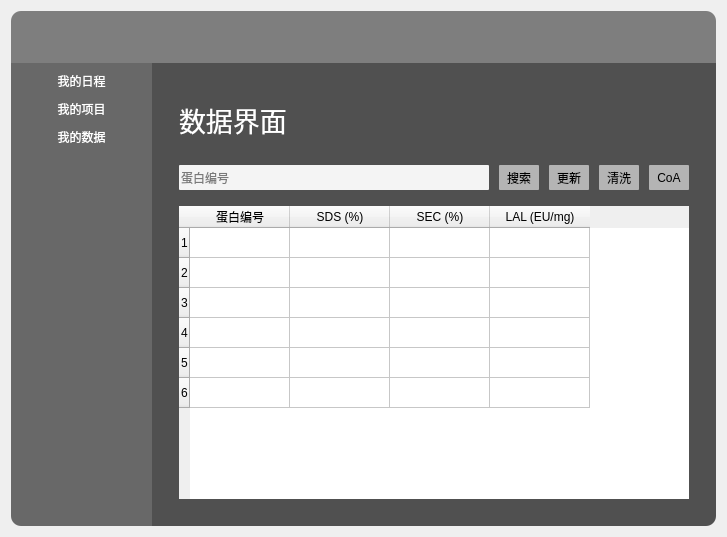
<?xml version="1.0" encoding="UTF-8"?>
<ui version="4.0">
 <class>Form</class>
 <widget class="QWidget" name="Form">
  <property name="geometry">
   <rect>
    <x>0</x>
    <y>0</y>
    <width>727</width>
    <height>537</height>
   </rect>
  </property>
  <property name="windowTitle">
   <string>Form</string>
  </property>
  <property name="styleSheet">
   <string notr="true">border: none</string>
  </property>
  <layout class="QHBoxLayout" name="horizontalLayout">
   <property name="spacing">
    <number>0</number>
   </property>
   <item>
    <widget class="QFrame" name="frame">
     <property name="styleSheet">
      <string notr="true">border: none;</string>
     </property>
     <property name="frameShape">
      <enum>QFrame::StyledPanel</enum>
     </property>
     <property name="frameShadow">
      <enum>QFrame::Raised</enum>
     </property>
     <layout class="QVBoxLayout" name="verticalLayout">
      <property name="spacing">
       <number>0</number>
      </property>
      <property name="leftMargin">
       <number>0</number>
      </property>
      <property name="topMargin">
       <number>0</number>
      </property>
      <property name="rightMargin">
       <number>0</number>
      </property>
      <property name="bottomMargin">
       <number>0</number>
      </property>
      <item>
       <widget class="QFrame" name="frame_2">
        <property name="sizePolicy">
         <sizepolicy hsizetype="Preferred" vsizetype="Expanding">
          <horstretch>0</horstretch>
          <verstretch>1</verstretch>
         </sizepolicy>
        </property>
        <property name="styleSheet">
         <string notr="true">#frame_2 {
	background-color: rgb(126, 126, 126);
	border-top-left-radius: 10px;
	border-top-right-radius: 10px;
}
QPushButton:hover {
	background-color: rgb(135, 135, 135)
}</string>
        </property>
        <property name="frameShape">
         <enum>QFrame::StyledPanel</enum>
        </property>
        <property name="frameShadow">
         <enum>QFrame::Raised</enum>
        </property>
        <layout class="QHBoxLayout" name="horizontalLayout_6">
         <property name="leftMargin">
          <number>0</number>
         </property>
         <property name="topMargin">
          <number>0</number>
         </property>
         <property name="rightMargin">
          <number>0</number>
         </property>
         <property name="bottomMargin">
          <number>0</number>
         </property>
         <item>
          <widget class="QFrame" name="frame_15">
           <property name="frameShape">
            <enum>QFrame::StyledPanel</enum>
           </property>
           <property name="frameShadow">
            <enum>QFrame::Raised</enum>
           </property>
           <layout class="QHBoxLayout" name="horizontalLayout_10">
            <item>
             <widget class="QLabel" name="label_4">
              <property name="sizePolicy">
               <sizepolicy hsizetype="Preferred" vsizetype="Preferred">
                <horstretch>0</horstretch>
                <verstretch>0</verstretch>
               </sizepolicy>
              </property>
              <property name="minimumSize">
               <size>
                <width>0</width>
                <height>0</height>
               </size>
              </property>
              <property name="maximumSize">
               <size>
                <width>45</width>
                <height>30</height>
               </size>
              </property>
              <property name="text">
               <string/>
              </property>
              <property name="pixmap">
               <pixmap>../resource/logo.png</pixmap>
              </property>
              <property name="scaledContents">
               <bool>true</bool>
              </property>
              <property name="alignment">
               <set>Qt::AlignBottom|Qt::AlignLeading|Qt::AlignLeft</set>
              </property>
             </widget>
            </item>
           </layout>
          </widget>
         </item>
         <item>
          <spacer name="horizontalSpacer">
           <property name="orientation">
            <enum>Qt::Horizontal</enum>
           </property>
           <property name="sizeHint" stdset="0">
            <size>
             <width>40</width>
             <height>20</height>
            </size>
           </property>
          </spacer>
         </item>
         <item>
          <widget class="QFrame" name="frame_14">
           <property name="frameShape">
            <enum>QFrame::StyledPanel</enum>
           </property>
           <property name="frameShadow">
            <enum>QFrame::Raised</enum>
           </property>
           <layout class="QVBoxLayout" name="verticalLayout_7">
            <property name="leftMargin">
             <number>0</number>
            </property>
            <property name="topMargin">
             <number>5</number>
            </property>
            <property name="rightMargin">
             <number>5</number>
            </property>
            <property name="bottomMargin">
             <number>0</number>
            </property>
            <item>
             <widget class="QFrame" name="frame_13">
              <property name="frameShape">
               <enum>QFrame::StyledPanel</enum>
              </property>
              <property name="frameShadow">
               <enum>QFrame::Raised</enum>
              </property>
              <layout class="QHBoxLayout" name="horizontalLayout_9">
               <property name="leftMargin">
                <number>0</number>
               </property>
               <property name="topMargin">
                <number>0</number>
               </property>
               <property name="rightMargin">
                <number>0</number>
               </property>
               <property name="bottomMargin">
                <number>0</number>
               </property>
               <item>
                <widget class="QPushButton" name="pushButton">
                 <property name="minimumSize">
                  <size>
                   <width>20</width>
                   <height>20</height>
                  </size>
                 </property>
                 <property name="text">
                  <string/>
                 </property>
                 <property name="icon">
                  <iconset>
                   <normaloff>../resource/Minimize-2.png</normaloff>../resource/Minimize-2.png</iconset>
                 </property>
                 <property name="iconSize">
                  <size>
                   <width>12</width>
                   <height>12</height>
                  </size>
                 </property>
                </widget>
               </item>
               <item>
                <widget class="QPushButton" name="pushButton_10">
                 <property name="minimumSize">
                  <size>
                   <width>20</width>
                   <height>20</height>
                  </size>
                 </property>
                 <property name="text">
                  <string/>
                 </property>
                 <property name="icon">
                  <iconset>
                   <normaloff>../resource/Maximize-1.png</normaloff>../resource/Maximize-1.png</iconset>
                 </property>
                 <property name="iconSize">
                  <size>
                   <width>12</width>
                   <height>12</height>
                  </size>
                 </property>
                </widget>
               </item>
               <item>
                <widget class="QPushButton" name="pushButton_2">
                 <property name="minimumSize">
                  <size>
                   <width>20</width>
                   <height>20</height>
                  </size>
                 </property>
                 <property name="styleSheet">
                  <string notr="true"/>
                 </property>
                 <property name="text">
                  <string/>
                 </property>
                 <property name="icon">
                  <iconset>
                   <normaloff>../resource/close.png</normaloff>../resource/close.png</iconset>
                 </property>
                 <property name="iconSize">
                  <size>
                   <width>12</width>
                   <height>12</height>
                  </size>
                 </property>
                </widget>
               </item>
              </layout>
             </widget>
            </item>
            <item>
             <spacer name="verticalSpacer_2">
              <property name="orientation">
               <enum>Qt::Vertical</enum>
              </property>
              <property name="sizeHint" stdset="0">
               <size>
                <width>20</width>
                <height>40</height>
               </size>
              </property>
             </spacer>
            </item>
           </layout>
          </widget>
         </item>
        </layout>
       </widget>
      </item>
      <item>
       <widget class="QFrame" name="frame_3">
        <property name="sizePolicy">
         <sizepolicy hsizetype="Preferred" vsizetype="Expanding">
          <horstretch>0</horstretch>
          <verstretch>9</verstretch>
         </sizepolicy>
        </property>
        <property name="frameShape">
         <enum>QFrame::StyledPanel</enum>
        </property>
        <property name="frameShadow">
         <enum>QFrame::Raised</enum>
        </property>
        <layout class="QHBoxLayout" name="horizontalLayout_2">
         <property name="spacing">
          <number>0</number>
         </property>
         <property name="leftMargin">
          <number>0</number>
         </property>
         <property name="topMargin">
          <number>0</number>
         </property>
         <property name="rightMargin">
          <number>0</number>
         </property>
         <property name="bottomMargin">
          <number>0</number>
         </property>
         <item>
          <widget class="QFrame" name="frame_4">
           <property name="sizePolicy">
            <sizepolicy hsizetype="Expanding" vsizetype="Preferred">
             <horstretch>2</horstretch>
             <verstretch>0</verstretch>
            </sizepolicy>
           </property>
           <property name="styleSheet">
            <string notr="true">background-color: rgb(104, 104, 104);
border-bottom-left-radius: 10px;</string>
           </property>
           <property name="frameShape">
            <enum>QFrame::StyledPanel</enum>
           </property>
           <property name="frameShadow">
            <enum>QFrame::Raised</enum>
           </property>
           <layout class="QVBoxLayout" name="verticalLayout_2">
            <property name="spacing">
             <number>10</number>
            </property>
            <property name="leftMargin">
             <number>20</number>
            </property>
            <property name="rightMargin">
             <number>20</number>
            </property>
            <item>
             <widget class="QPushButton" name="pushButton_3">
              <property name="styleSheet">
               <string notr="true">QPushButton {
	color: rgb(255, 255, 255);
	border-radius: 2px;
}
QPushButton:hover {
	background-color: rgb(184, 184, 184)
}</string>
              </property>
              <property name="text">
               <string>我的日程</string>
              </property>
             </widget>
            </item>
            <item>
             <widget class="QPushButton" name="pushButton_4">
              <property name="styleSheet">
               <string notr="true">QPushButton {
	color: rgb(255, 255, 255);
	border-radius: 2px;
}
QPushButton:hover {
	background-color: rgb(184, 184, 184)
}</string>
              </property>
              <property name="text">
               <string>我的项目</string>
              </property>
             </widget>
            </item>
            <item>
             <widget class="QPushButton" name="pushButton_5">
              <property name="styleSheet">
               <string notr="true">QPushButton {
	color: rgb(255, 255, 255);
	border-radius: 2px;
}
QPushButton:hover {
	background-color: rgb(184, 184, 184)
}</string>
              </property>
              <property name="text">
               <string>我的数据</string>
              </property>
             </widget>
            </item>
            <item>
             <spacer name="verticalSpacer">
              <property name="orientation">
               <enum>Qt::Vertical</enum>
              </property>
              <property name="sizeHint" stdset="0">
               <size>
                <width>20</width>
                <height>40</height>
               </size>
              </property>
             </spacer>
            </item>
           </layout>
          </widget>
         </item>
         <item>
          <widget class="QFrame" name="frame_5">
           <property name="sizePolicy">
            <sizepolicy hsizetype="Expanding" vsizetype="Preferred">
             <horstretch>8</horstretch>
             <verstretch>0</verstretch>
            </sizepolicy>
           </property>
           <property name="styleSheet">
            <string notr="true">QFrame#frame_5 {
	background-color: rgb(80, 80, 80);
	border-bottom-right-radius: 10px;
}</string>
           </property>
           <property name="frameShape">
            <enum>QFrame::StyledPanel</enum>
           </property>
           <property name="frameShadow">
            <enum>QFrame::Raised</enum>
           </property>
           <layout class="QVBoxLayout" name="verticalLayout_3">
            <item>
             <widget class="QStackedWidget" name="stackedWidget">
              <property name="currentIndex">
               <number>2</number>
              </property>
              <widget class="QWidget" name="page">
               <layout class="QVBoxLayout" name="verticalLayout_4">
                <item>
                 <widget class="QFrame" name="frame_6">
                  <property name="sizePolicy">
                   <sizepolicy hsizetype="Preferred" vsizetype="Expanding">
                    <horstretch>0</horstretch>
                    <verstretch>2</verstretch>
                   </sizepolicy>
                  </property>
                  <property name="frameShape">
                   <enum>QFrame::StyledPanel</enum>
                  </property>
                  <property name="frameShadow">
                   <enum>QFrame::Raised</enum>
                  </property>
                  <layout class="QHBoxLayout" name="horizontalLayout_3">
                   <item>
                    <widget class="QLabel" name="label">
                     <property name="styleSheet">
                      <string notr="true">color: rgb(255, 255, 255);
font-size: 20pt;</string>
                     </property>
                     <property name="text">
                      <string>日程界面</string>
                     </property>
                    </widget>
                   </item>
                  </layout>
                 </widget>
                </item>
                <item>
                 <widget class="QFrame" name="frame_7">
                  <property name="sizePolicy">
                   <sizepolicy hsizetype="Preferred" vsizetype="Expanding">
                    <horstretch>0</horstretch>
                    <verstretch>8</verstretch>
                   </sizepolicy>
                  </property>
                  <property name="frameShape">
                   <enum>QFrame::StyledPanel</enum>
                  </property>
                  <property name="frameShadow">
                   <enum>QFrame::Raised</enum>
                  </property>
                 </widget>
                </item>
               </layout>
              </widget>
              <widget class="QWidget" name="page_2">
               <layout class="QVBoxLayout" name="verticalLayout_5">
                <item>
                 <widget class="QFrame" name="frame_8">
                  <property name="sizePolicy">
                   <sizepolicy hsizetype="Preferred" vsizetype="Expanding">
                    <horstretch>0</horstretch>
                    <verstretch>2</verstretch>
                   </sizepolicy>
                  </property>
                  <property name="frameShape">
                   <enum>QFrame::StyledPanel</enum>
                  </property>
                  <property name="frameShadow">
                   <enum>QFrame::Raised</enum>
                  </property>
                  <layout class="QHBoxLayout" name="horizontalLayout_4">
                   <item>
                    <widget class="QLabel" name="label_2">
                     <property name="styleSheet">
                      <string notr="true">color: rgb(255, 255, 255);
font-size: 20pt;</string>
                     </property>
                     <property name="text">
                      <string>项目界面</string>
                     </property>
                    </widget>
                   </item>
                  </layout>
                 </widget>
                </item>
                <item>
                 <widget class="QFrame" name="frame_9">
                  <property name="sizePolicy">
                   <sizepolicy hsizetype="Preferred" vsizetype="Expanding">
                    <horstretch>0</horstretch>
                    <verstretch>8</verstretch>
                   </sizepolicy>
                  </property>
                  <property name="frameShape">
                   <enum>QFrame::StyledPanel</enum>
                  </property>
                  <property name="frameShadow">
                   <enum>QFrame::Raised</enum>
                  </property>
                 </widget>
                </item>
               </layout>
              </widget>
              <widget class="QWidget" name="page_3">
               <property name="styleSheet">
                <string notr="true">QPushButton {
	background-color: rgb(180, 180, 180);
	border-radius:1px;
}

QPushButton:hover {
	color: rgb(255, 255, 255);
	background-color: rgb(120, 120, 120);
}</string>
               </property>
               <layout class="QVBoxLayout" name="verticalLayout_6">
                <property name="spacing">
                 <number>0</number>
                </property>
                <item>
                 <widget class="QFrame" name="frame_10">
                  <property name="sizePolicy">
                   <sizepolicy hsizetype="Preferred" vsizetype="Expanding">
                    <horstretch>0</horstretch>
                    <verstretch>2</verstretch>
                   </sizepolicy>
                  </property>
                  <property name="frameShape">
                   <enum>QFrame::StyledPanel</enum>
                  </property>
                  <property name="frameShadow">
                   <enum>QFrame::Raised</enum>
                  </property>
                  <layout class="QHBoxLayout" name="horizontalLayout_5">
                   <item>
                    <widget class="QLabel" name="label_3">
                     <property name="styleSheet">
                      <string notr="true">color: rgb(255, 255, 255);
font-size: 20pt;</string>
                     </property>
                     <property name="text">
                      <string>数据界面</string>
                     </property>
                    </widget>
                   </item>
                  </layout>
                 </widget>
                </item>
                <item>
                 <widget class="QFrame" name="frame_12">
                  <property name="sizePolicy">
                   <sizepolicy hsizetype="Preferred" vsizetype="Expanding">
                    <horstretch>0</horstretch>
                    <verstretch>1</verstretch>
                   </sizepolicy>
                  </property>
                  <property name="frameShape">
                   <enum>QFrame::StyledPanel</enum>
                  </property>
                  <property name="frameShadow">
                   <enum>QFrame::Raised</enum>
                  </property>
                  <layout class="QHBoxLayout" name="horizontalLayout_8">
                   <property name="spacing">
                    <number>10</number>
                   </property>
                   <property name="topMargin">
                    <number>5</number>
                   </property>
                   <property name="bottomMargin">
                    <number>5</number>
                   </property>
                   <item>
                    <widget class="QLineEdit" name="lineEdit">
                     <property name="minimumSize">
                      <size>
                       <width>0</width>
                       <height>25</height>
                      </size>
                     </property>
                     <property name="styleSheet">
                      <string notr="true">background-color: rgb(244, 244, 244);
border-radius: 1px;</string>
                     </property>
                     <property name="placeholderText">
                      <string>蛋白编号</string>
                     </property>
                    </widget>
                   </item>
                   <item>
                    <widget class="QPushButton" name="pushButton_6">
                     <property name="minimumSize">
                      <size>
                       <width>40</width>
                       <height>25</height>
                      </size>
                     </property>
                     <property name="styleSheet">
                      <string notr="true"/>
                     </property>
                     <property name="text">
                      <string>搜索</string>
                     </property>
                    </widget>
                   </item>
                   <item>
                    <widget class="QPushButton" name="pushButton_7">
                     <property name="minimumSize">
                      <size>
                       <width>40</width>
                       <height>25</height>
                      </size>
                     </property>
                     <property name="text">
                      <string>更新</string>
                     </property>
                    </widget>
                   </item>
                   <item>
                    <widget class="QPushButton" name="pushButton_8">
                     <property name="minimumSize">
                      <size>
                       <width>40</width>
                       <height>25</height>
                      </size>
                     </property>
                     <property name="text">
                      <string>清洗</string>
                     </property>
                    </widget>
                   </item>
                   <item>
                    <widget class="QPushButton" name="pushButton_9">
                     <property name="minimumSize">
                      <size>
                       <width>40</width>
                       <height>25</height>
                      </size>
                     </property>
                     <property name="text">
                      <string>CoA</string>
                     </property>
                    </widget>
                   </item>
                  </layout>
                 </widget>
                </item>
                <item>
                 <widget class="QFrame" name="frame_11">
                  <property name="sizePolicy">
                   <sizepolicy hsizetype="Preferred" vsizetype="Expanding">
                    <horstretch>0</horstretch>
                    <verstretch>8</verstretch>
                   </sizepolicy>
                  </property>
                  <property name="frameShape">
                   <enum>QFrame::StyledPanel</enum>
                  </property>
                  <property name="frameShadow">
                   <enum>QFrame::Raised</enum>
                  </property>
                  <layout class="QHBoxLayout" name="horizontalLayout_7">
                   <item>
                    <widget class="QTableWidget" name="tableWidget">
                     <property name="sizeAdjustPolicy">
                      <enum>QAbstractScrollArea::AdjustIgnored</enum>
                     </property>
                     <property name="editTriggers">
                      <set>QAbstractItemView::NoEditTriggers</set>
                     </property>
                     <property name="textElideMode">
                      <enum>Qt::ElideLeft</enum>
                     </property>
                     <property name="gridStyle">
                      <enum>Qt::SolidLine</enum>
                     </property>
                     <property name="wordWrap">
                      <bool>true</bool>
                     </property>
                     <property name="cornerButtonEnabled">
                      <bool>true</bool>
                     </property>
                     <attribute name="horizontalHeaderCascadingSectionResizes">
                      <bool>false</bool>
                     </attribute>
                     <attribute name="horizontalHeaderStretchLastSection">
                      <bool>false</bool>
                     </attribute>
                     <attribute name="verticalHeaderVisible">
                      <bool>true</bool>
                     </attribute>
                     <attribute name="verticalHeaderShowSortIndicator" stdset="0">
                      <bool>false</bool>
                     </attribute>
                     <attribute name="verticalHeaderStretchLastSection">
                      <bool>false</bool>
                     </attribute>
                     <row>
                      <property name="text">
                       <string>1</string>
                      </property>
                     </row>
                     <row>
                      <property name="text">
                       <string>2</string>
                      </property>
                     </row>
                     <row>
                      <property name="text">
                       <string>3</string>
                      </property>
                     </row>
                     <row>
                      <property name="text">
                       <string>4</string>
                      </property>
                     </row>
                     <row>
                      <property name="text">
                       <string>5</string>
                      </property>
                     </row>
                     <row>
                      <property name="text">
                       <string>6</string>
                      </property>
                     </row>
                     <column>
                      <property name="text">
                       <string>蛋白编号</string>
                      </property>
                     </column>
                     <column>
                      <property name="text">
                       <string>SDS (%)</string>
                      </property>
                     </column>
                     <column>
                      <property name="text">
                       <string>SEC (%)</string>
                      </property>
                     </column>
                     <column>
                      <property name="text">
                       <string>LAL (EU/mg)</string>
                      </property>
                     </column>
                    </widget>
                   </item>
                  </layout>
                 </widget>
                </item>
               </layout>
              </widget>
             </widget>
            </item>
           </layout>
          </widget>
         </item>
        </layout>
       </widget>
      </item>
     </layout>
    </widget>
   </item>
  </layout>
 </widget>
 <resources>
  <include location="../resource/res.qrc"/>
 </resources>
 <connections>
  <connection>
   <sender>pushButton_2</sender>
   <signal>clicked()</signal>
   <receiver>Form</receiver>
   <slot>close()</slot>
   <hints>
    <hint type="sourcelabel">
     <x>625</x>
     <y>33</y>
    </hint>
    <hint type="destinationlabel">
     <x>642</x>
     <y>1</y>
    </hint>
   </hints>
  </connection>
 </connections>
</ui>
